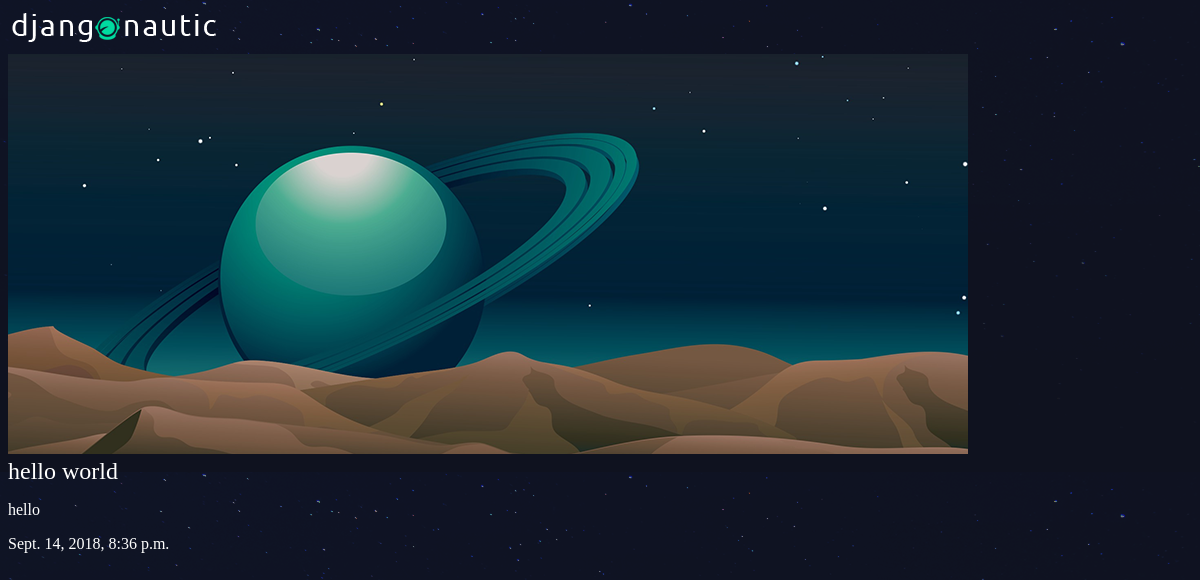
Screenshot of /articles/hello-world/ with the database file from the repository.
### articles/models.py (models this page shows, shortened)
class Article(models.Model):
    title = models.CharField(max_length=100)
    slug = models.SlugField()
    body = models.TextField()
    date = models.DateTimeField(auto_now_add=True)
    thumb = models.ImageField(default="default.png", blank=True)

### articles/views.py (the view)
# urls.py: path('<slug>/', views.article_detail, name="detail")
def article_detail(request, slug):
    article = Article.objects.get(slug=slug)
    return render(request, 'articles/article_detail.html', {'article':article})

### articles/templates/articles/article_detail.html
{% extends 'base_layout.html' %}
{% block content %}
<div class="article_detail">
  <div class="article">
    <img src="{{article.thumb.url}}">
    <h2>{{article.title}}</h2>
      <p>{{article.body}}</p>
      <p>{{article.date}}</p>
  </div>
</div>
{% endblock %}

### assets/styles.css (style rules this page uses)
body { background-color: #0f121f; background-image: url(stars.png); background-repeat-y: no-repeat; color: #fff; }
body * { font-family: Ubuntu; }
h1, h2, h3, h4, h5 { font-weight: normal; margin: 0; }

### rows the page displays
Article: thumb (placeholder picture), title "hello world", body "hello", date "Sept. 14, 2018, 8:36 p.m."
